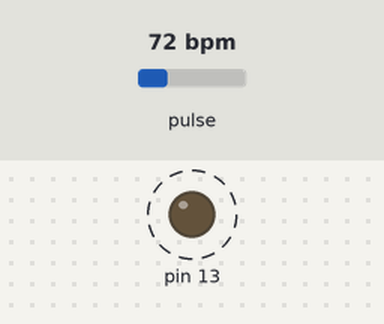
Bench run of a sketch on a simulated Arduino Uno, built with avr-gcc and run on an emulated ATmega328P. Parts: output pins drawn as LEDs (lit = HIGH). Dashed ring = blinking. The inputs (shaded band) are chosen by the test bench; at power-on: pulse 72 bpm. What the sketch prints to the serial monitor is not drawn.

Above: at 1.2 s.
1.3 s: pulse set to 42 bpm
At 3.4 s:
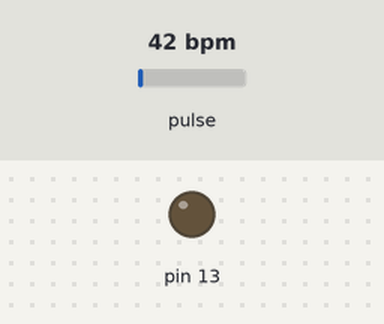
3.7 s: pulse set to 100 bpm
At 4.42 s:
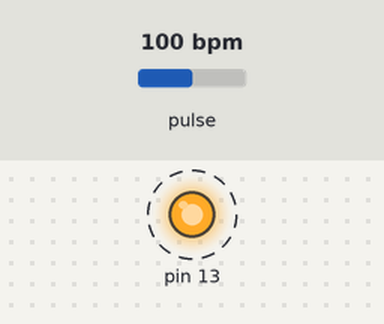
Timing chart, 0 to 12.7 s (numbered marks = the images above; inputs shaded):
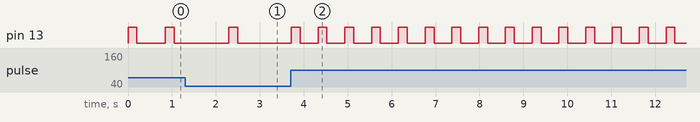

Measured:
- after the input at 3.7 s, pin 13: alternates HIGH for 0.20 s and LOW for 0.41 s, starting after 0.62 s

The sketch:

BIO01_-_Bio_Cardio.ino
```cpp
/*  Getting_BPM_to_Monitor imprime os BPM (batimentos por minuto) no Monitor Serial, utilizando o mínimo de linhas de código e a biblioteca PulseSensor.
 *
 *  Site do tutorial (em inglês): https://pulsesensor.com/pages/getting-advanced
 *
--------Utilize este Sketch Para------------------------------------------
1) Exibir em tempo real os BPM, Batimentos Por Minuto, no Monitor Serial nativo do Arduino.
2) Mostra: "♥  Um batimento cardíaco aconteceu!" quando um batimento for detectado, ao vivo.
2) Aprender sobre o uso de um objeto da biblioteca PulseSensor.
4) Pisca o LED no PINO 13 conforme o batimento cardíaco do usuário.
--------------------------------------------------------------------*/

#define USE_ARDUINO_INTERRUPTS true    // Configura interrupções de baixo nível para um cálculo mais preciso dos BPM
#include <PulseSensorPlayground.h>     //Inclui a biblioteca PulseSensorPlayground

// Variáveis
const int PulseWire = 0;       // FIO LARANJA do sensor de batimentos conectado ao PINO ANALÓGICO 0 do Arduino
const int LED13 = 13;          // O LED próprio da placa Arduino, localizado perto do PINO 13.
int Threshold = 550;           // Determina qual sinal recebido será contado como um batimento e qual será ignorado.
                               // Use o "Getting Started Project" para um ajuste fino do valor limite além da configuração padrão.
                               // Caso contrário, deixe o valor padrão de "550".

PulseSensorPlayground sensorDePulso;  // Cria um objeto de PulseSensorPlayground chamado sensorDePulso.


void setup() {

  Serial.begin(9600);          // Configura o Monitor Serial

// Configura o objeto Sensor de Pulso, atribuindo nossas variáveis a ele.
  sensorDePulso.analogInput(PulseWire);
  sensorDePulso.blinkOnPulse(LED13);       // Pisca automaticamente o LED do Arduino com um batimento cardíaco.
  sensorDePulso.setThreshold(Threshold);

  // Checagem dupla do objeto "sensorDePulso", verificando se ele foi criado e começou a enxergar um sinal.
   if (sensorDePulso.begin()) {
    Serial.println("Criamos um objeto sensorDePulso!");  //Isso é mostrado uma vez no Monitor Serial, quando o Arduino é ligado ou reiniciado.
  }
}


void loop() {

 int meuBPM = sensorDePulso.getBeatsPerMinute();  // Chama a função "getBeatsPerMinute" no nosso objeto sensorDePulso, que retorna os BPM como um número inteiro.
                                                  // "meuBPM" mantém este valor do BPM agora.

if (sensorDePulso.sawStartOfBeat()) {            // Testa constantemente para verificar se um batimento aconteceu.
 Serial.println("♥  Um Batimento Aconteceu!");  // Se o teste for verdadeiro (true), imprime a mensagem "Um Batimento Aconteceu!".
 Serial.print("BPM: ");                         // Mostra a frase "BPM: "
 Serial.println(meuBPM);                        // Mostra o valor que foi armazenado na variável meuBPM.
}

  delay(20);     // Definimos um tempo de espera de 20ms para recomeçar o loop, considerada a melhor prática em um sketch simples.

}
```
